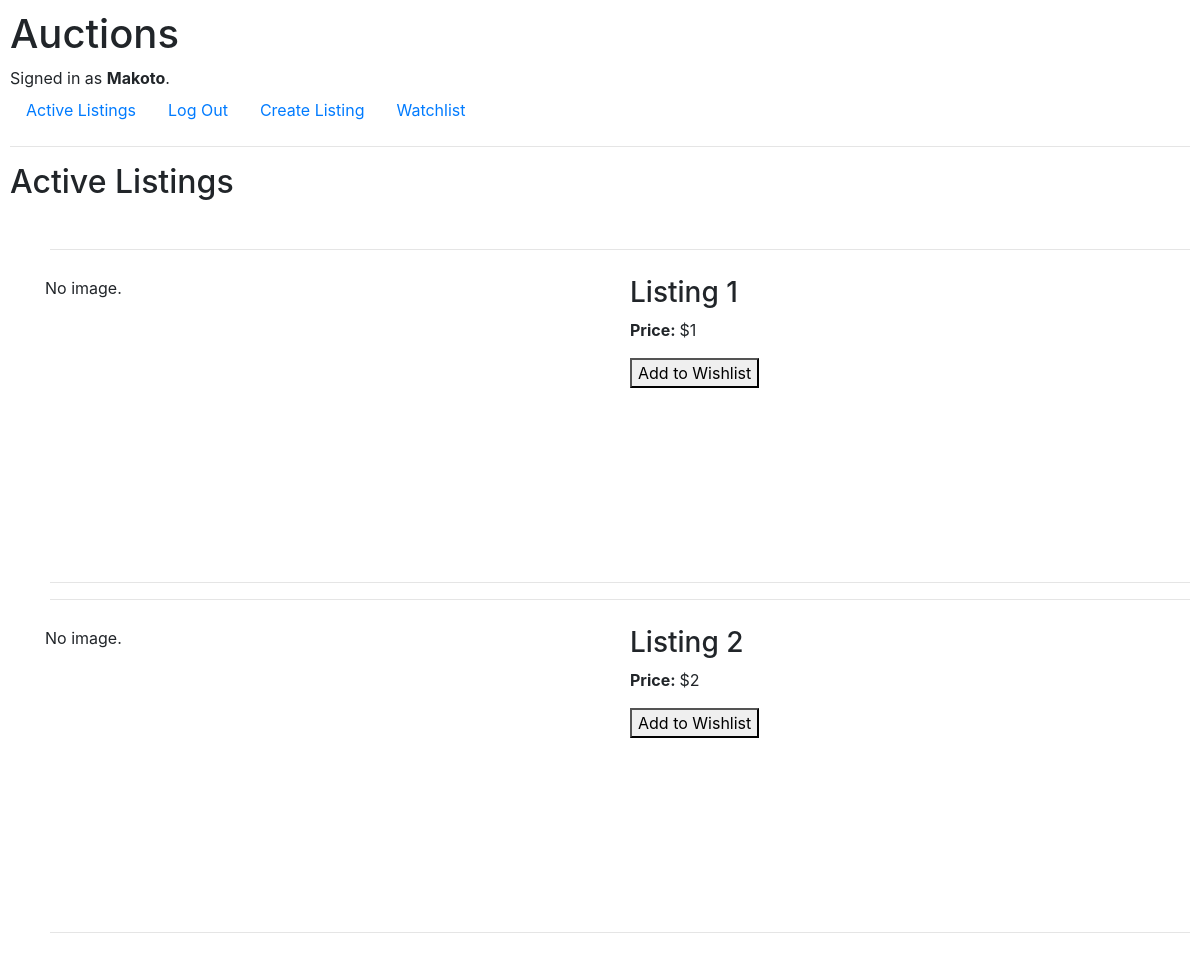
Screenshot of / (signed in) with the database file from the repository.
### auctions/models.py (models this page shows)
class User(AbstractUser):
    pass

class Listing(models.Model):
    title = models.CharField(max_length=64)
    description = models.CharField(max_length=2000)
    currentbid = models.IntegerField()
    image = models.CharField(max_length=64)
    category = models.CharField(max_length=64)

### auctions/views.py (the view, shortened to what this page needs)
# urls.py: path("", views.index, name="index"),
def index(request):
    Listings = Listing.objects.all()
    return render(request, "auctions/index.html", {
        "Listings": Listings
    })

### auctions/templates/auctions/index.html (shortened to what this page needs)
{% extends "auctions/layout.html" %}
{% block body %}
    <h2>Active Listings</h2>
    <br>
    <ul class="listings">
        {% for listing in Listings %}
            <li>
                <hr>
                <div class="row">
                    <div class="column">
                        {% if listing.image == "" %}
                            <p>No image.</p>
                        {% else %}
                            <img src="{{ listing.image }}">
                        {% endif %}
                    </div>
                    <div class="column">
                      <h3>{{ listing.title }}</h3>
                      <p><b>Price: </b>${{ listing.currentbid }}</p>
                      <form method="post">
                        <button type="submit" name="addToWishlist">Add to Wishlist</button>
                      </form>
                    </div>
                </div>
                <hr>
            </li>
        {% endfor %}
    </ul>
{% endblock %}

### auctions/templates/auctions/layout.html (shortened to what this page needs)
{% load static %}
<!DOCTYPE html>
<html lang="en">
    <head>
        <link rel="stylesheet" href="https://stackpath.bootstrapcdn.com/bootstrap/4.4.1/css/bootstrap.min.css">
        <link rel="stylesheet" href="{% static 'auctions/styles.css' %}">
    </head>
    <body>
        <h1>Auctions</h1>
        <div>
            {% if user.is_authenticated %}
                Signed in as <strong>{{ user.username }}</strong>.
            {% else %}
                Not signed in.
            {% endif %}
        </div>
        <ul class="nav">
            <li class="nav-item">
                <a class="nav-link" href="{% url 'index' %}">Active Listings</a>
            </li>
            {% if user.is_authenticated %}
                <li class="nav-item">
                    <a class="nav-link" href="{% url 'logout' %}">Log Out</a>
                </li>
                <li class="nav-item">
                    <a class="nav-link" href="{% url 'createlisting' %}">Create Listing</a>
                </li>
                <li class="nav-item">
                    <a class="nav-link" href="{% url 'watchlist' %}">Watchlist</a>
                </li>
            {% endif %}
        </ul>
        <hr>
        {% block body %}
        {% endblock %}
    </body>
</html>

### auctions/static/auctions/styles.css (style rules this page uses)
body { padding: 10px; }
* { box-sizing: border-box; }
.row { display: flex; }
.column { flex: 50%; padding: 10px; height: 300px; }
.listings { list-style-type:none }

### rows the page displays
User: username "Makoto"
Listing: image "No image.", title "Listing 1", currentbid "1"
Listing: image "No image.", title "Listing 2", currentbid "2"
